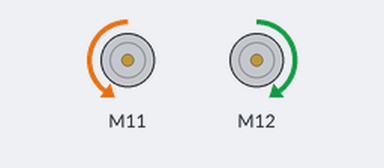
A sketch run on a simulated Arduino Uno, built with avr-gcc and run on an emulated ATmega328P. Shown: 2 × DC motor (green arrow = forward, orange = backward, longer = faster).

Above: at 0.2 s.
At 1.7 s:
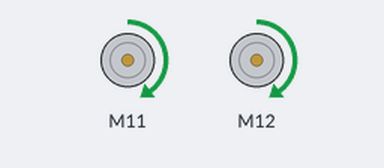
At 3.7 s:
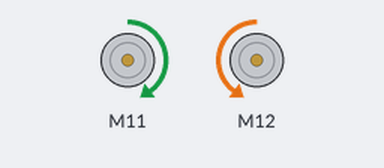
At 5.5 s:
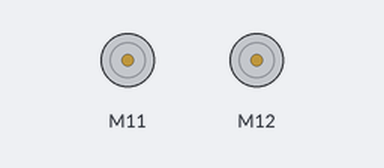
Timing chart, 0 to 6.9 s (numbered marks = the images above):
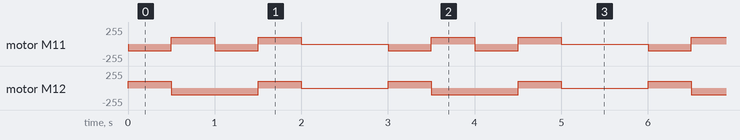

The sketch:

EncoderMotorTest.ino
```cpp
#include <MeAuriga.h>
MeEncoderOnBoard Encoder_1(SLOT1);
MeEncoderOnBoard Encoder_2(SLOT2);
int16_t moveSpeed = 200;

void Forward(void)
{
  Encoder_1.setMotorPwm(-moveSpeed); // setMotorPwm writes to the encoder controller
  Encoder_2.setMotorPwm(moveSpeed);  // so setting the speed change instantly
}
void Backward(void)
{
  Encoder_1.setMotorPwm(moveSpeed);
  Encoder_2.setMotorPwm(-moveSpeed);
}
void BackwardAndTurnLeft(void)
{
  Encoder_1.setMotorPwm(moveSpeed/4);
  Encoder_2.setMotorPwm(-moveSpeed);
}
void BackwardAndTurnRight(void)
{
  Encoder_1.setMotorPwm(moveSpeed);
  Encoder_2.setMotorPwm(-moveSpeed/4);
}
void TurnLeft(void)
{
  Encoder_1.setMotorPwm(-moveSpeed);
  Encoder_2.setMotorPwm(moveSpeed/2);
}
void TurnRight(void)
{
  Encoder_1.setMotorPwm(-moveSpeed/2);
  Encoder_2.setMotorPwm(moveSpeed);
}
void TurnLeft1(void)

{
  Encoder_1.setMotorPwm(-moveSpeed);
  Encoder_2.setMotorPwm(-moveSpeed);
}
void TurnRight1(void)
{
  Encoder_1.setMotorPwm(moveSpeed);
  Encoder_2.setMotorPwm(moveSpeed);
}
void Stop(void)
{
  Encoder_1.setMotorPwm(0);
  Encoder_2.setMotorPwm(0);
}
void ChangeSpeed(int16_t spd)
{
  moveSpeed = spd;
}
void setup()
{
  Serial.begin(115200);

  //Set PWM 8KHz
  TCCR1A = _BV(WGM10);
  TCCR1B = _BV(CS11) | _BV(WGM12);
  TCCR2A = _BV(WGM21) | _BV(WGM20);
  TCCR2B = _BV(CS21);
}

void loop()
{
  ChangeSpeed(100);
  Forward();
  delay(500);
  Backward();
  delay(500);
  TurnLeft1();
  delay(500);
  TurnRight1();
  delay(500);
  Stop();
  delay(1000);
}
```

Measured:
- by itself, motor M12: repeats every 3.0 s: backward 100/255 1.0 s, forward 100/255 0.50 s, stopped 1.0 s, forward 100/255 0.50 s
- by itself, motor M11: repeats every 3.0 s: forward 100/255 0.50 s, backward 100/255 0.50 s, forward 100/255 0.50 s, stopped 1.0 s, backward 100/255 0.50 s
